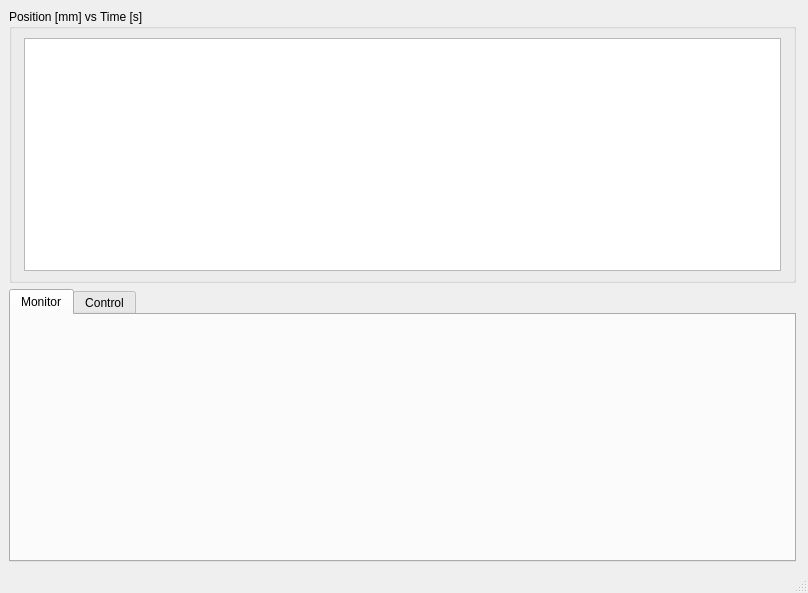
<?xml version="1.0" encoding="UTF-8"?>
<ui version="4.0">
 <class>UndulatorWindow</class>
 <widget class="QMainWindow" name="UndulatorWindow">
  <property name="geometry">
   <rect>
    <x>0</x>
    <y>0</y>
    <width>808</width>
    <height>593</height>
   </rect>
  </property>
  <property name="windowTitle">
   <string>Delta Undulator</string>
  </property>
  <property name="windowIcon">
   <iconset>
    <normaloff>../../resources/img/lnls.ico</normaloff>../../resources/img/lnls.ico</iconset>
  </property>
  <property name="locale">
   <locale language="English" country="UnitedStates"/>
  </property>
  <widget class="QWidget" name="centralwidget">
   <layout class="QGridLayout" name="gridLayout_2">
    <property name="leftMargin">
     <number>9</number>
    </property>
    <property name="rightMargin">
     <number>12</number>
    </property>
    <item row="1" column="0">
     <widget class="QTabWidget" name="main_tab">
      <property name="tabShape">
       <enum>QTabWidget::Rounded</enum>
      </property>
      <property name="currentIndex">
       <number>0</number>
      </property>
      <widget class="QWidget" name="monitor_tab">
       <attribute name="title">
        <string>Monitor</string>
       </attribute>
      </widget>
      <widget class="QWidget" name="control_tab">
       <attribute name="title">
        <string>Control</string>
       </attribute>
      </widget>
     </widget>
    </item>
    <item row="0" column="0">
     <widget class="QGroupBox" name="groupBox_7">
      <property name="sizePolicy">
       <sizepolicy hsizetype="Expanding" vsizetype="Expanding">
        <horstretch>0</horstretch>
        <verstretch>0</verstretch>
       </sizepolicy>
      </property>
      <property name="title">
       <string>Position [mm] vs Time [s]</string>
      </property>
      <layout class="QGridLayout" name="gridLayout_12">
       <property name="leftMargin">
        <number>12</number>
       </property>
       <property name="rightMargin">
        <number>12</number>
       </property>
       <item row="0" column="0">
        <widget class="PyDMTimePlot" name="PyDMTimePlot">
         <property name="sizePolicy">
          <sizepolicy hsizetype="Expanding" vsizetype="Expanding">
           <horstretch>0</horstretch>
           <verstretch>0</verstretch>
          </sizepolicy>
         </property>
         <property name="toolTip">
          <string/>
         </property>
         <property name="showXGrid">
          <bool>true</bool>
         </property>
         <property name="showYGrid">
          <bool>true</bool>
         </property>
         <property name="title" stdset="0">
          <string/>
         </property>
         <property name="showLegend">
          <bool>true</bool>
         </property>
         <property name="curves">
          <stringlist>
           <string>{&quot;channel&quot;: &quot;ca://und:AxisA:ActualPosition&quot;, &quot;name&quot;: &quot;Axis A Pos&quot;, &quot;color&quot;: &quot;white&quot;, &quot;lineStyle&quot;: 1, &quot;lineWidth&quot;: 1, &quot;symbol&quot;: null, &quot;symbolSize&quot;: 10}</string>
           <string>{&quot;channel&quot;: &quot;ca://und:AxisB:ActualPosition&quot;, &quot;name&quot;: &quot;Axis B Pos&quot;, &quot;color&quot;: &quot;red&quot;, &quot;lineStyle&quot;: 1, &quot;lineWidth&quot;: 1, &quot;symbol&quot;: null, &quot;symbolSize&quot;: 10}</string>
           <string>{&quot;channel&quot;: &quot;ca://und:AxisC:ActualPosition&quot;, &quot;name&quot;: &quot;Axis C Pos&quot;, &quot;color&quot;: &quot;dodgerblue&quot;, &quot;lineStyle&quot;: 1, &quot;lineWidth&quot;: 1, &quot;symbol&quot;: null, &quot;symbolSize&quot;: 10}</string>
           <string>{&quot;channel&quot;: &quot;ca://und:AxisD:ActualPosition&quot;, &quot;name&quot;: &quot;Axis D Pos&quot;, &quot;color&quot;: &quot;forestgreen&quot;, &quot;lineStyle&quot;: 1, &quot;lineWidth&quot;: 1, &quot;symbol&quot;: null, &quot;symbolSize&quot;: 10}</string>
          </stringlist>
         </property>
         <property name="timeSpan">
          <double>20.000000000000000</double>
         </property>
         <property name="updateInterval">
          <double>0.500000000000000</double>
         </property>
        </widget>
       </item>
      </layout>
     </widget>
    </item>
   </layout>
  </widget>
  <widget class="QMenuBar" name="menubar">
   <property name="geometry">
    <rect>
     <x>0</x>
     <y>0</y>
     <width>808</width>
     <height>20</height>
    </rect>
   </property>
  </widget>
  <widget class="QStatusBar" name="statusbar"/>
 </widget>
 <customwidgets>
  <customwidget>
   <class>PyDMTimePlot</class>
   <extends>QGraphicsView</extends>
   <header>pydm.widgets.timeplot</header>
  </customwidget>
 </customwidgets>
 <resources/>
 <connections/>
</ui>
